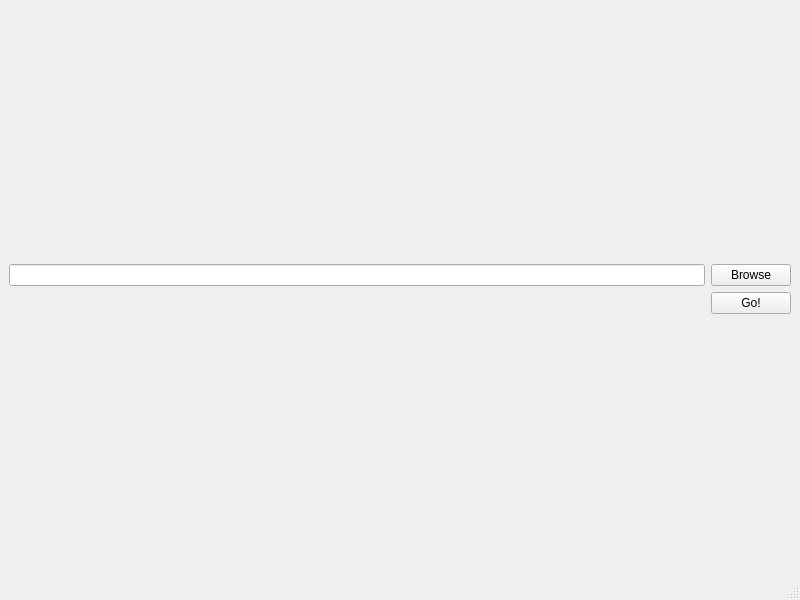
<?xml version="1.0" encoding="UTF-8"?>
<ui version="4.0">
 <class>MainWindow</class>
 <widget class="QMainWindow" name="MainWindow">
  <property name="geometry">
   <rect>
    <x>0</x>
    <y>0</y>
    <width>800</width>
    <height>600</height>
   </rect>
  </property>
  <property name="windowTitle">
   <string>MainWindow</string>
  </property>
  <widget class="QWidget" name="centralwidget">
   <layout class="QVBoxLayout" name="verticalLayout_2">
    <item>
     <layout class="QVBoxLayout" name="verticalLayout">
      <item>
       <layout class="QHBoxLayout" name="horizontalLayout">
        <item>
         <widget class="QLineEdit" name="lineEdit">
          <property name="dragEnabled">
           <bool>true</bool>
          </property>
         </widget>
        </item>
        <item>
         <widget class="QPushButton" name="pushButton">
          <property name="text">
           <string>Browse</string>
          </property>
         </widget>
        </item>
       </layout>
      </item>
      <item>
       <layout class="QHBoxLayout" name="horizontalLayout_2">
        <item>
         <widget class="QLabel" name="label">
          <property name="text">
           <string/>
          </property>
         </widget>
        </item>
        <item>
         <spacer name="horizontalSpacer">
          <property name="orientation">
           <enum>Qt::Horizontal</enum>
          </property>
          <property name="sizeHint" stdset="0">
           <size>
            <width>40</width>
            <height>20</height>
           </size>
          </property>
         </spacer>
        </item>
        <item>
         <widget class="QPushButton" name="pushButton_2">
          <property name="text">
           <string>Go!</string>
          </property>
         </widget>
        </item>
       </layout>
      </item>
     </layout>
    </item>
   </layout>
  </widget>
  <widget class="QMenuBar" name="menubar">
   <property name="geometry">
    <rect>
     <x>0</x>
     <y>0</y>
     <width>800</width>
     <height>23</height>
    </rect>
   </property>
  </widget>
  <widget class="QStatusBar" name="statusbar"/>
 </widget>
 <resources/>
 <connections/>
</ui>
